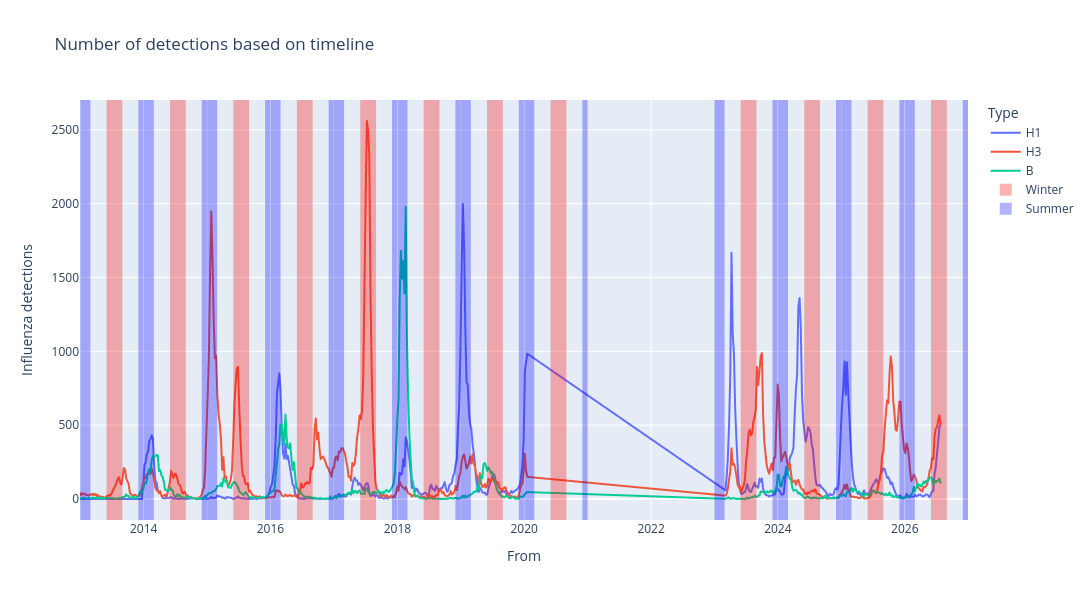

Notebook code cell kept with this figure:
### Code cell
df_long = tdf.melt(
    id_vars=["From"],
    value_vars=["H1", "H3", "B"],
    var_name="Type",  
    value_name="Influenza detections",  
)

fig = px.line(df_long, "From", "Influenza detections", color="Type",
              title="Number of detections based on timeline", 
              width=1500, height=600
             )
for year in sorted(tdf["Year"].unique()):
    start = pd.Timestamp(int(year), 6, 1)
    end = pd.Timestamp(int(year), 8, 31)
    fig.add_vrect(start, end, line_width=0, fillcolor="red", opacity=0.3)
    
    start = pd.Timestamp(int(year), 1, 1)
    end = pd.Timestamp(int(year), 2, 28)
    fig.add_vrect(start, end, line_width=0, fillcolor="blue", opacity=0.3)

    start = pd.Timestamp(int(year), 12, 1)
    end = pd.Timestamp(int(year), 12, 31)

    fig.add_vrect(start, end, line_width=0, fillcolor="blue", opacity=0.3)

fig.add_trace(
    go.Scatter(
        x=[None], y=[None],
        mode="markers",
        marker=dict(size=12, symbol="square", color="rgba(255, 0, 0, 0.3)"),
        name="Winter", 
        showlegend=True,
    )
)
fig.add_trace(
    go.Scatter(
        x=[None], y=[None],
        mode="markers",
        marker=dict(size=12, symbol="square", color="rgba(0, 0, 255, 0.3)"),
        name="Summer", 
        showlegend=True,
    )
)

fig.show()

### Figure 1 — Plotly figure (JSON) as saved in the notebook; plotly's stock layout.template omitted (floating-point values rounded to 4 significant figures; data arrays with more than 128 entries replaced by an {"elided": "..."} marker saying what was removed)
{"data": [{"hovertemplate": "Type=H1<br>From=%{x}<br>Influenza detections=%{y}<extra></extra>", "legendgroup": "H1", "line": {"color": "#636efa", "dash": "solid"}, "marker": {"symbol": "circle"}, "mode": "lines", "name": "H1", "showlegend": true, "type": "scattergl", "x": {"elided": "547 str values"}, "xaxis": "x", "y": {"elided": "547 int values"}, "yaxis": "y"}, {"hovertemplate": "Type=H3<br>From=%{x}<br>Influenza detections=%{y}<extra></extra>", "legendgroup": "H3", "line": {"color": "#EF553B", "dash": "solid"}, "marker": {"symbol": "circle"}, "mode": "lines", "name": "H3", "showlegend": true, "type": "scattergl", "x": {"elided": "547 str values"}, "xaxis": "x", "y": {"elided": "547 int values"}, "yaxis": "y"}, {"hovertemplate": "Type=B<br>From=%{x}<br>Influenza detections=%{y}<extra></extra>", "legendgroup": "B", "line": {"color": "#00cc96", "dash": "solid"}, "marker": {"symbol": "circle"}, "mode": "lines", "name": "B", "showlegend": true, "type": "scattergl", "x": {"elided": "547 str values"}, "xaxis": "x", "y": {"elided": "547 int values"}, "yaxis": "y"}, {"marker": {"color": "rgba(255, 0, 0, 0.3)", "size": 12, "symbol": "square"}, "mode": "markers", "name": "Winter", "showlegend": true, "type": "scatter", "x": [null], "y": [null]}, {"marker": {"color": "rgba(0, 0, 255, 0.3)", "size": 12, "symbol": "square"}, "mode": "markers", "name": "Summer", "showlegend": true, "type": "scatter", "x": [null], "y": [null]}], "layout": {"height": 600, "legend": {"title": {"text": "Type"}, "tracegroupgap": 0}, "shapes": [{"fillcolor": "red", "line": {"width": 0}, "opacity": 0.3, "type": "rect", "x0": "2013-06-01T00:00:00", "x1": "2013-08-31T00:00:00", "xref": "x", "y0": 0, "y1": 1, "yref": "y domain"}, {"fillcolor": "blue", "line": {"width": 0}, "opacity": 0.3, "type": "rect", "x0": "2013-01-01T00:00:00", "x1": "2013-02-28T00:00:00", "xref": "x", "y0": 0, "y1": 1, "yref": "y domain"}, {"fillcolor": "blue", "line": {"width": 0}, "opacity": 0.3, "type": "rect", "x0": "2013-12-01T00:00:00", "x1": "2013-12-31T00:00:00", "xref": "x", "y0": 0, "y1": 1, "yref": "y domain"}, {"fillcolor": "red", "line": {"width": 0}, "opacity": 0.3, "type": "rect", "x0": "2014-06-01T00:00:00", "x1": "2014-08-31T00:00:00", "xref": "x", "y0": 0, "y1": 1, "yref": "y domain"}, {"fillcolor": "blue", "line": {"width": 0}, "opacity": 0.3, "type": "rect", "x0": "2014-01-01T00:00:00", "x1": "2014-02-28T00:00:00", "xref": "x", "y0": 0, "y1": 1, "yref": "y domain"}, {"fillcolor": "blue", "line": {"width": 0}, "opacity": 0.3, "type": "rect", "x0": "2014-12-01T00:00:00", "x1": "2014-12-31T00:00:00", "xref": "x", "y0": 0, "y1": 1, "yref": "y domain"}, {"fillcolor": "red", "line": {"width": 0}, "opacity": 0.3, "type": "rect", "x0": "2015-06-01T00:00:00", "x1": "2015-08-31T00:00:00", "xref": "x", "y0": 0, "y1": 1, "yref": "y domain"}, {"fillcolor": "blue", "line": {"width": 0}, "opacity": 0.3, "type": "rect", "x0": "2015-01-01T00:00:00", "x1": "2015-02-28T00:00:00", "xref": "x", "y0": 0, "y1": 1, "yref": "y domain"}, {"fillcolor": "blue", "line": {"width": 0}, "opacity": 0.3, "type": "rect", "x0": "2015-12-01T00:00:00", "x1": "2015-12-31T00:00:00", "xref": "x", "y0": 0, "y1": 1, "yref": "y domain"}, {"fillcolor": "red", "line": {"width": 0}, "opacity": 0.3, "type": "rect", "x0": "2016-06-01T00:00:00", "x1": "2016-08-31T00:00:00", "xref": "x", "y0": 0, "y1": 1, "yref": "y domain"}, {"fillcolor": "blue", "line": {"width": 0}, "opacity": 0.3, "type": "rect", "x0": "2016-01-01T00:00:00", "x1": "2016-02-28T00:00:00", "xref": "x", "y0": 0, "y1": 1, "yref": "y domain"}, {"fillcolor": "blue", "line": {"width": 0}, "opacity": 0.3, "type": "rect", "x0": "2016-12-01T00:00:00", "x1": "2016-12-31T00:00:00", "xref": "x", "y0": 0, "y1": 1, "yref": "y domain"}, {"fillcolor": "red", "line": {"width": 0}, "opacity": 0.3, "type": "rect", "x0": "2017-06-01T00:00:00", "x1": "2017-08-31T00:00:00", "xref": "x", "y0": 0, "y1": 1, "yref": "y domain"}, {"fillcolor": "blue", "line": {"width": 0}, "opacity": 0.3, "type": "rect", "x0": "2017-01-01T00:00:00", "x1": "2017-02-28T00:00:00", "xref": "x", "y0": 0, "y1": 1, "yref": "y domain"}, {"fillcolor": "blue", "line": {"width": 0}, "opacity": 0.3, "type": "rect", "x0": "2017-12-01T00:00:00", "x1": "2017-12-31T00:00:00", "xref": "x", "y0": 0, "y1": 1, "yref": "y domain"}, {"fillcolor": "red", "line": {"width": 0}, "opacity": 0.3, "type": "rect", "x0": "2018-06-01T00:00:00", "x1": "2018-08-31T00:00:00", "xref": "x", "y0": 0, "y1": 1, "yref": "y domain"}, {"fillcolor": "blue", "line": {"width": 0}, "opacity": 0.3, "type": "rect", "x0": "2018-01-01T00:00:00", "x1": "2018-02-28T00:00:00", "xref": "x", "y0": 0, "y1": 1, "yref": "y domain"}, {"fillcolor": "blue", "line": {"width": 0}, "opacity": 0.3, "type": "rect", "x0": "2018-12-01T00:00:00", "x1": "2018-12-31T00:00:00", "xref": "x", "y0": 0, "y1": 1, "yref": "y domain"}, {"fillcolor": "red", "line": {"width": 0}, "opacity": 0.3, "type": "rect", "x0": "2019-06-01T00:00:00", "x1": "2019-08-31T00:00:00", "xref": "x", "y0": 0, "y1": 1, "yref": "y domain"}, {"fillcolor": "blue", "line": {"width": 0}, "opacity": 0.3, "type": "rect", "x0": "2019-01-01T00:00:00", "x1": "2019-02-28T00:00:00", "xref": "x", "y0": 0, "y1": 1, "yref": "y domain"}, {"fillcolor": "blue", "line": {"width": 0}, "opacity": 0.3, "type": "rect", "x0": "2019-12-01T00:00:00", "x1": "2019-12-31T00:00:00", "xref": "x", "y0": 0, "y1": 1, "yref": "y domain"}, {"fillcolor": "red", "line": {"width": 0}, "opacity": 0.3, "type": "rect", "x0": "2020-06-01T00:00:00", "x1": "2020-08-31T00:00:00", "xref": "x", "y0": 0, "y1": 1, "yref": "y domain"}, {"fillcolor": "blue", "line": {"width": 0}, "opacity": 0.3, "type": "rect", "x0": "2020-01-01T00:00:00", "x1": "2020-02-28T00:00:00", "xref": "x", "y0": 0, "y1": 1, "yref": "y domain"}, {"fillcolor": "blue", "line": {"width": 0}, "opacity": 0.3, "type": "rect", "x0": "2020-12-01T00:00:00", "x1": "2020-12-31T00:00:00", "xref": "x", "y0": 0, "y1": 1, "yref": "y domain"}, {"fillcolor": "red", "line": {"width": 0}, "opacity": 0.3, "type": "rect", "x0": "2023-06-01T00:00:00", "x1": "2023-08-31T00:00:00", "xref": "x", "y0": 0, "y1": 1, "yref": "y domain"}, {"fillcolor": "blue", "line": {"width": 0}, "opacity": 0.3, "type": "rect", "x0": "2023-01-01T00:00:00", "x1": "2023-02-28T00:00:00", "xref": "x", "y0": 0, "y1": 1, "yref": "y domain"}, {"fillcolor": "blue", "line": {"width": 0}, "opacity": 0.3, "type": "rect", "x0": "2023-12-01T00:00:00", "x1": "2023-12-31T00:00:00", "xref": "x", "y0": 0, "y1": 1, "yref": "y domain"}, {"fillcolor": "red", "line": {"width": 0}, "opacity": 0.3, "type": "rect", "x0": "2024-06-01T00:00:00", "x1": "2024-08-31T00:00:00", "xref": "x", "y0": 0, "y1": 1, "yref": "y domain"}, {"fillcolor": "blue", "line": {"width": 0}, "opacity": 0.3, "type": "rect", "x0": "2024-01-01T00:00:00", "x1": "2024-02-28T00:00:00", "xref": "x", "y0": 0, "y1": 1, "yref": "y domain"}, {"fillcolor": "blue", "line": {"width": 0}, "opacity": 0.3, "type": "rect", "x0": "2024-12-01T00:00:00", "x1": "2024-12-31T00:00:00", "xref": "x", "y0": 0, "y1": 1, "yref": "y domain"}, {"fillcolor": "red", "line": {"width": 0}, "opacity": 0.3, "type": "rect", "x0": "2025-06-01T00:00:00", "x1": "2025-08-31T00:00:00", "xref": "x", "y0": 0, "y1": 1, "yref": "y domain"}, {"fillcolor": "blue", "line": {"width": 0}, "opacity": 0.3, "type": "rect", "x0": "2025-01-01T00:00:00", "x1": "2025-02-28T00:00:00", "xref": "x", "y0": 0, "y1": 1, "yref": "y domain"}, {"fillcolor": "blue", "line": {"width": 0}, "opacity": 0.3, "type": "rect", "x0": "2025-12-01T00:00:00", "x1": "2025-12-31T00:00:00", "xref": "x", "y0": 0, "y1": 1, "yref": "y domain"}, {"fillcolor": "red", "line": {"width": 0}, "opacity": 0.3, "type": "rect", "x0": "2026-06-01T00:00:00", "x1": "2026-08-31T00:00:00", "xref": "x", "y0": 0, "y1": 1, "yref": "y domain"}, {"fillcolor": "blue", "line": {"width": 0}, "opacity": 0.3, "type": "rect", "x0": "2026-01-01T00:00:00", "x1": "2026-02-28T00:00:00", "xref": "x", "y0": 0, "y1": 1, "yref": "y domain"}, {"fillcolor": "blue", "line": {"width": 0}, "opacity": 0.3, "type": "rect", "x0": "2026-12-01T00:00:00", "x1": "2026-12-31T00:00:00", "xref": "x", "y0": 0, "y1": 1, "yref": "y domain"}], "title": {"text": "Number of detections based on timeline"}, "width": 1500, "xaxis": {"anchor": "y", "domain": [0, 1], "title": {"text": "From"}}, "yaxis": {"anchor": "x", "domain": [0, 1], "title": {"text": "Influenza detections"}}}}
